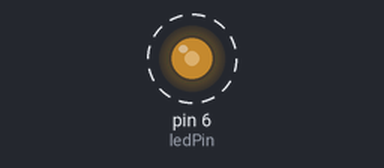
The sketch below on a simulated Arduino Uno, built with avr-gcc and run on an emulated ATmega328P. Parts: output pins drawn as LEDs (lit = HIGH). Dashed ring = blinking.

Above: at 0.05 s.
Timing chart, 0 to 4.6 s (numbered marks = the images above):
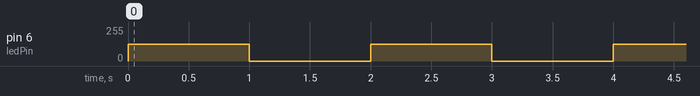

The sketch:

test.ino
```cpp
int ledPin = 6;

void setup() {
  // put your setup code here, to run once:
  pinMode(ledPin, OUTPUT);
}

void loop() {

  // output 5v. analog (PMW)?
  int dutyCycle = 127;
  analogWrite(ledPin, dutyCycle);
  delay(1000);
  analogWrite(ledPin, 0);
  delay(1000);

  // digital write?
  //digitalWrite(ledPin, HIGH);
  //delay(1000);
  //digitalWrite(ledPin, LOW);
  //delay(1000);

}
```

Measured:
- by itself, pin 6 (ledPin): alternates 127/255 for 1.0 s and 0/255 for 1.0 s
